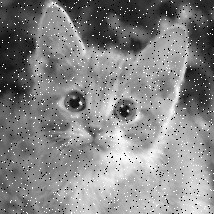
//> input picture DIP2/cat.jpg, 214 x 214 px
$ ./DIP2   (built with g++ and OpenCV 4)
//> lines starting //> are read from the running program, lines starting //| are printed output that depends on the picture
//> further down, image is the input picture: 214 rows x 214 cols, CV_8UC1; min 0, max 255, mean 133.5
#include <iostream>
#include <opencv2/core/core.hpp>
#include <opencv2/highgui/highgui.hpp>
#include <opencv2/imgproc/imgproc.hpp>

using namespace std;
using namespace cv;

void sort(vector<int>& num) {
	int temp = 0;
	for (int i = 0; i < num.size() - 1; i++) {
		for (int j = 0; j < num.size() - 1 - i; j++) {
			if (num[j] > num[j + 1]) {
				temp = num[j];
				num[j] = num[j + 1];
				num[j + 1] = temp;
			}
		}
	}
}

//中值滤波
Mat MediaFilter(Mat image, int size) {
//> called with size = 3
	int pos = (size - 1) / 2;
	Mat Newsrc;
	copyMakeBorder(image, Newsrc, pos, pos, pos, pos, BORDER_REFLECT_101);
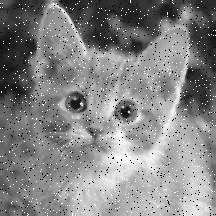
//> Newsrc: 216 rows x 216 cols, CV_8UC1; min 0, max 255, mean 132.8
	Mat new_image = Mat::zeros(image.rows, image.cols, image.type());
	for (int i = pos; i < image.rows + pos; i++) {//遍历输入图像中的每个像素（不包括边界像素）
		uchar* pt1 = new_image.ptr(i - pos);//获取指向new_image矩阵当前行的指针（pt1）
		for (int j = pos; j < image.cols + pos; j++) {
			vector<int> pix;
			for (int r = i - pos; r <= i + pos; r++) {
				//获取指向窗口内当前行的指针（pt2）
				uchar* pt2 = Newsrc.ptr(r);
				for (int c = j - pos; c <= j + pos; c++) {
					pix.push_back(pt2[c]);
				}
			}
			sort(pix);
			pt1[j - pos] = pix[(size * size - 1) / 2];
		}
	}
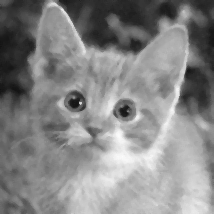
//> new_image: 214 rows x 214 cols, CV_8UC1; min 17, max 252, mean 133.8
	return new_image;
}

//高通滤波
// [55 lines left out: functions LaplacianFilter4, LaplacianFilter8, AverageFilter9, AverageFilter16, not called in this run]

int main() {
	Mat image = imread("cat.jpg", 0);
	Mat new_image;
	new_image = MediaFilter(image, 3);
	namedWindow("cat");
	imshow("cat", image);
	waitKey();
	namedWindow("media_result");
	imshow("media_result", new_image);
	waitKey();

	// [21 lines of commented-out code are left out]

	return 0;
}

$ run again, with DIP2/new_pan.jpg copied over DIP2/cat.jpg
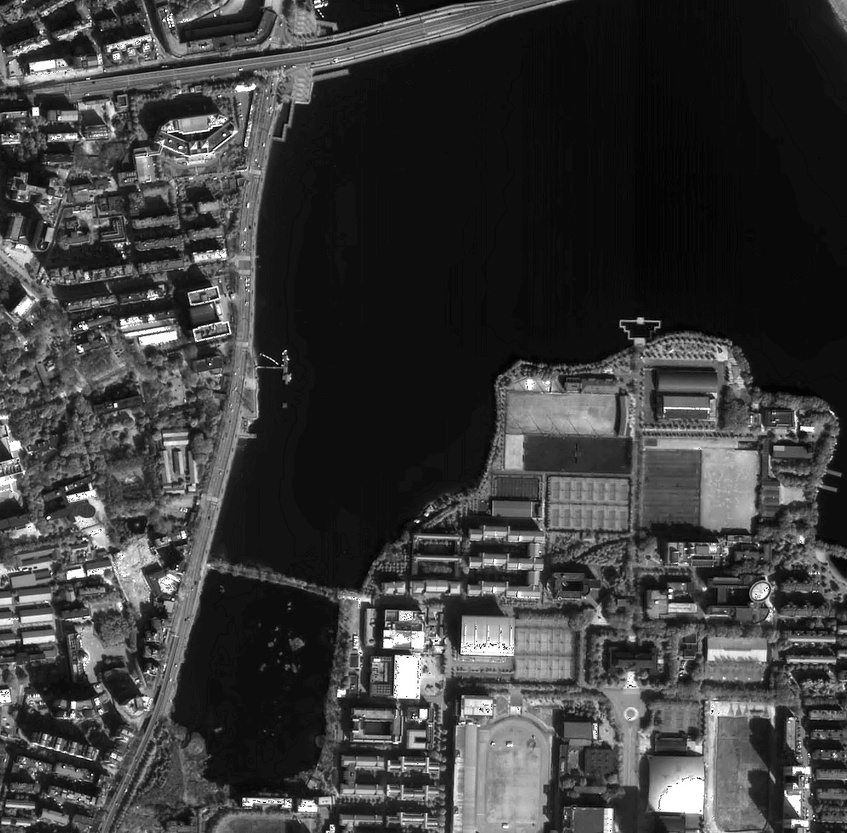
//> input picture DIP2/new_pan.jpg, 847 x 833 px, shrunk from 1387 x 1365 before the run
//> image is the input picture: 833 rows x 847 cols, CV_8UC1; min 0, max 255, mean 60.4
//> in MediaFilter, `copyMakeBorder(image, Newsrc, pos, pos, pos, pos, BORDER_REFLECT_101);`:
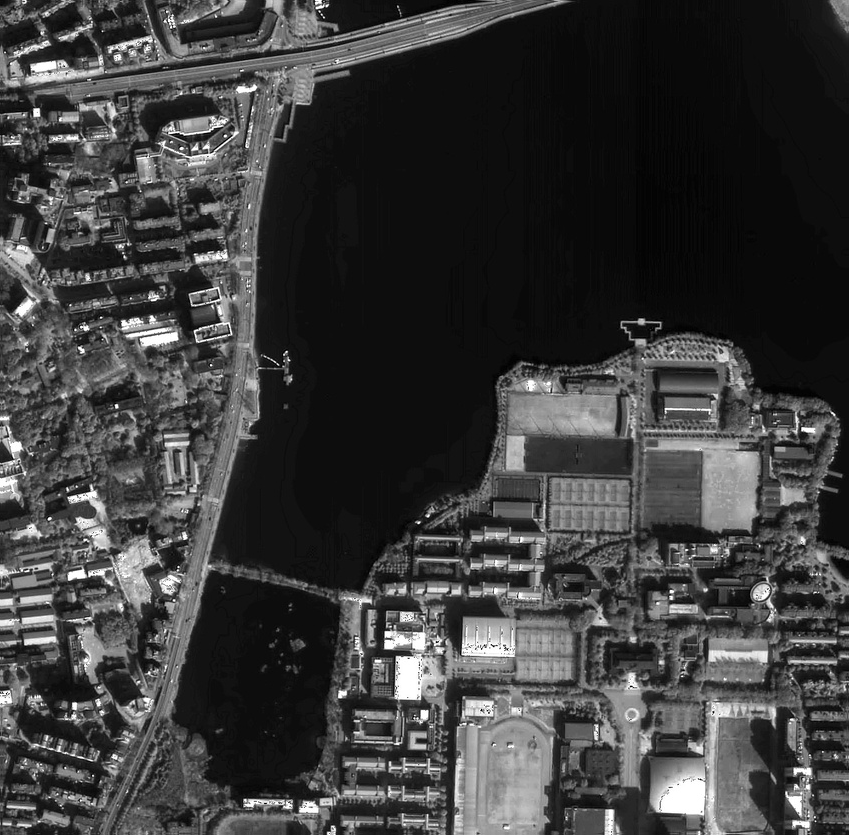
//> Newsrc: 835 rows x 849 cols, CV_8UC1; min 0, max 255, mean 60.4
